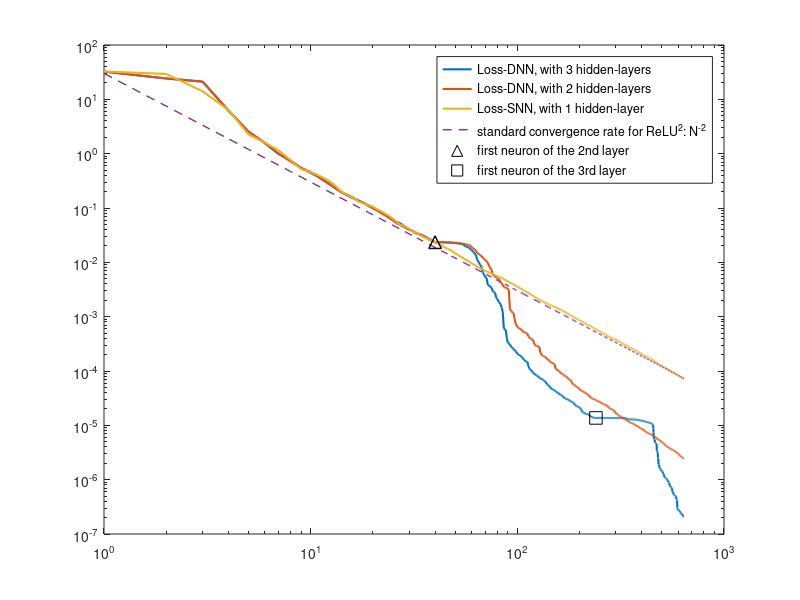
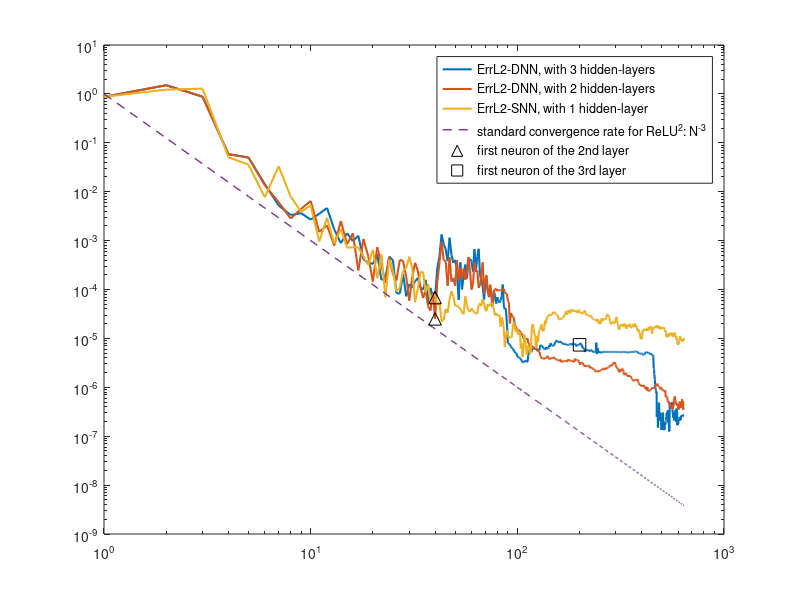

Here is the MATLAB script that generated these plots, in order:
% load('pinn-relu2-1-40-200-400-1-totalErrL2-new.mat')
% errL2_dnn3 = totalErrL2;
% load('pinn-relu2-1-40-200-400-1-totalLoss-new.mat')
% loss_dnn3 = totalLoss;
% load('pinn-relu2-1-40-600-1-totalErrL2-new.mat')
% errL2_dnn2 = totalErrL2;
% load('pinn-relu2-1-40-600-1-totalLoss-new.mat')
% loss_dnn2 = totalLoss;
% load('pinn-relu2-1-640-1-totalErrL2-new.mat')
% errL2_snn = totalErrL2;
% load('pinn-relu2-1-640-1-totalLoss-new.mat')
% loss_snn = totalLoss;


load('pinn-relu2-1-40-200-400-1-totalErrL2-great.mat')
errL2_dnn3 = totalErrL2;
load('pinn-relu2-1-40-200-400-1-totalLoss-great.mat')
loss_dnn3 = totalLoss;
load('pinn-relu2-1-40-600-1-totalErrL2-great.mat')
errL2_dnn2 = totalErrL2;
load('pinn-relu2-1-40-600-1-totalLoss-great.mat')
loss_dnn2 = totalLoss;
load('pinn-relu2-1-640-1-totalErrL2-great.mat')
errL2_snn = totalErrL2;
load('pinn-relu2-1-640-1-totalLoss-great.mat')
loss_snn = totalLoss;

%% compare the loss curves
N = 640;
degree = 2;

figure(1)
loglog(1:N, loss_dnn3,'LineWidth',1.5);
hold on
loglog(1:N, loss_dnn2,'LineWidth',1.5);
hold on
loglog(1:N, loss_snn,'LineWidth',1.5);
hold on
rate = (1/2) + (2*(degree-2)+1)/2;
y1 = 30 * (1:N).^(-2*rate);
loglog(1:N,y1,'--','LineWidth',1.0);
hold on
% y2 = (1:N).^(-4*rate);
% loglog(1:N,y2,'LineWidth',1.5);
% hold on
nNeurons = [40, 240];
loglog([nNeurons(1),nNeurons(1)], [loss_dnn3(nNeurons(1)),loss_dnn2(nNeurons(1))], 'k^','MarkerSize',9)
hold on
loglog(nNeurons(2), loss_dnn3(nNeurons(2)), 'ks','MarkerSize',9)

convergence = ['standard convergence rate for ReLU^2: N^{',num2str(-2*rate),'}'];
legend('Loss-DNN, with 3 hidden-layers',...
       'Loss-DNN, with 2 hidden-layers',...
       'Loss-SNN, with 1 hidden-layer',...
       convergence,...
       'first neuron of the 2nd layer', ...
       'first neuron of the 3rd layer');


%% compare the L2-error curves
figure(2)
loglog(1:N, errL2_dnn3,'LineWidth',1.5);
hold on
loglog(1:N, errL2_dnn2,'LineWidth',1.5);
hold on
loglog(1:N, errL2_snn,'LineWidth',1.5);
hold on
rate = (1/2) + (2*(degree)+1)/2;
y1 = (1:N).^(-rate);
loglog(1:N,y1,'--','LineWidth',1.0);
hold on
nNeurons = [40, 200];
loglog([nNeurons(1),nNeurons(1)], [errL2_dnn3(nNeurons(1)),errL2_dnn2(nNeurons(1))], 'k^','MarkerSize',9)
hold on
loglog(nNeurons(2), errL2_dnn3(nNeurons(2)), 'ks','MarkerSize',9)

convergence = ['standard convergence rate for ReLU^2: N^{',num2str(-rate),'}'];
legend('ErrL2-DNN, with 3 hidden-layers',...
       'ErrL2-DNN, with 2 hidden-layers',...
       'ErrL2-SNN, with 1 hidden-layer',...
       convergence,...
       'first neuron of the 2nd layer', ...
       'first neuron of the 3rd layer');